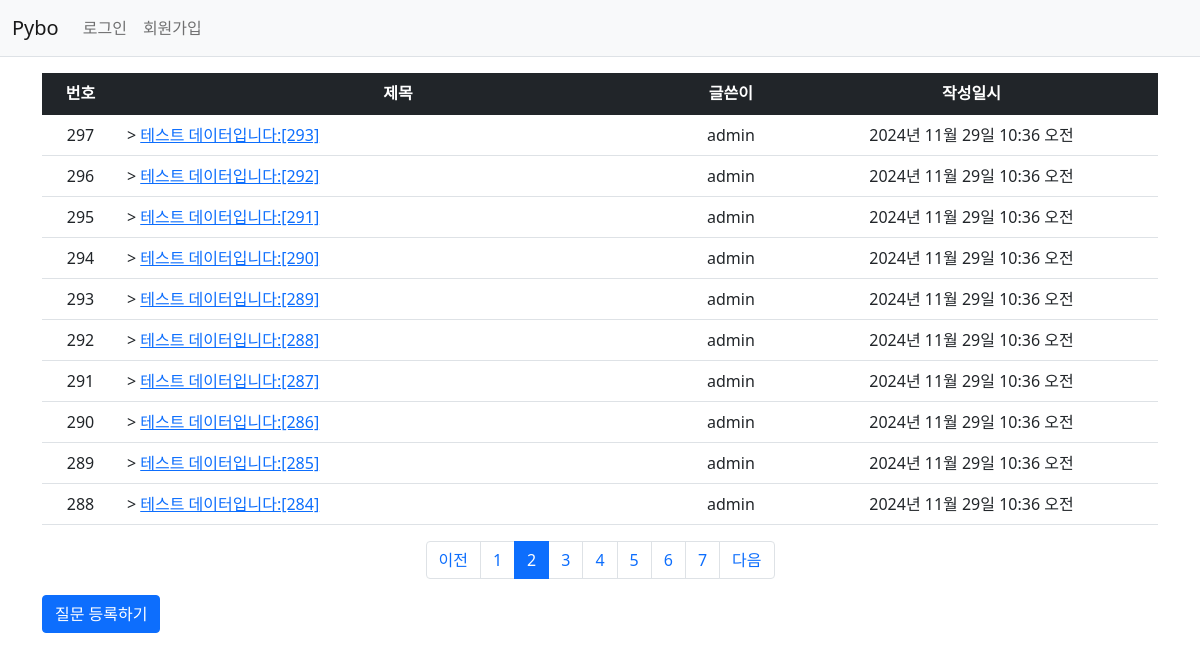
The app's page /pybo2/?page=2 with its own data.
### pybo2/models.py (models this page shows, shortened)
class Question(models.Model):
    author = models.ForeignKey(User, on_delete=models.CASCADE)
    subject = models.CharField(max_length=200)
    content = models.TextField()
    create_date = models.DateTimeField()
    modify_date = models.DateTimeField(null=True, blank=True)

### pybo2/views.py (the view)
# urls.py: path('', views.index, name='index'),  # '/' 에 해당되는 path
def index(request):
    page = request.GET.get('page', '1')  # 페이지
    question_list = Question.objects.order_by('-create_date')
    paginator = Paginator(question_list, 10)  # 페이지당 10개씩 보여주기
    page_obj = paginator.get_page(page)
    context = {'question_list': page_obj}
    return render(request, 'pybo2/question_list.html', context)

### pybo2/templatetags/pybo_filter.py (called while the page is built)
@register.filter
def sub(value, arg):
    return value - arg

### templates/pybo2/question_list.html (shortened to what this page needs)
{% extends 'base.html' %}
{% load pybo_filter %}
{% block content %}
<div class="container my-3">
    <table class="table">
        <thead>
         <tr class="text-center table-dark">
            <th>번호</th>
            <th style="width:50%">제목</th>
            <th>글쓴이</th>
            <th>작성일시</th>
        </tr>
        </thead>
        <tbody>
        {% if question_list %}
        {% for question in question_list %}
        <tr class="text-center">
            <td>
                {{ question_list.paginator.count|sub:question_list.start_index|sub:forloop.counter0|add:1 }}
            </td>
            <td class="text-start">>
                <a href="{% url 'pybo2:detail' question.id %}">{{ question.subject }}</a>
            </td>
            <td>{{ question.author.username }}</td>
            <td>{{ question.create_date }}</td>
        </tr>
        {% endfor %}
        {% else %}
        <tr>
            <td colspan="4">질문이 없습니다.</td>
        </tr>
        {% endif %}
        </tbody>
    </table>
    <ul class="pagination justify-content-center">
        {% if question_list.has_previous %}
        <li class="page-item">
            <a class="page-link" href="?page={{ question_list.previous_page_number }}">이전</a>
        </li>
        {% else %}
        <li class="page-item disabled">
            <a class="page-link" tabindex="-1" aria-disabled="true" href="#">이전</a>
        </li>
        {% endif %}
        {% for page_number in question_list.paginator.page_range %}
        {% if page_number >= question_list.number|add:-5 and page_number <= question_list.number|add:5 %}
        {% if page_number == question_list.number %}
        <li class="page-item active" aria-current="page">
            <a class="page-link" href="?page={{ page_number }}">{{ page_number }}</a>
        </li>
        {% else %}
        <li class="page-item">
            <a class="page-link" href="?page={{ page_number }}">{{ page_number }}</a>
        </li>
        {% endif %}
        {% endif %}
        {% endfor %}
        {% if question_list.has_next %}
        <li class="page-item">
            <a class="page-link" href="?page={{ question_list.next_page_number }}">다음</a>
        </li>
        {% else %}
        <li class="page-item disabled">
            <a class="page-link" tabindex="-1" aria-disabled="true" href="#">다음</a>
        </li>
        {% endif %}
    </ul>
    <a href="{% url 'pybo2:question_create' %}" class="btn btn-primary">질문 등록하기</a>
</div>
{% endblock %}

### records on screen
Question: paginator.count|sub "297", subject "테스트 데이터입니다:[293]", author.username "admin", create_date "2024년 11월 29일 10:36 오전"
Question: paginator.count|sub "296", subject "테스트 데이터입니다:[292]", author.username "admin", create_date "2024년 11월 29일 10:36 오전"
Question: paginator.count|sub "295", subject "테스트 데이터입니다:[291]", author.username "admin", create_date "2024년 11월 29일 10:36 오전"
Question: paginator.count|sub "294", subject "테스트 데이터입니다:[290]", author.username "admin", create_date "2024년 11월 29일 10:36 오전"
Question: paginator.count|sub "293", subject "테스트 데이터입니다:[289]", author.username "admin", create_date "2024년 11월 29일 10:36 오전"
Question: paginator.count|sub "292", subject "테스트 데이터입니다:[288]", author.username "admin", create_date "2024년 11월 29일 10:36 오전"
Question: paginator.count|sub "291", subject "테스트 데이터입니다:[287]", author.username "admin", create_date "2024년 11월 29일 10:36 오전"
Question: paginator.count|sub "290", subject "테스트 데이터입니다:[286]", author.username "admin", create_date "2024년 11월 29일 10:36 오전"
Question: paginator.count|sub "289", subject "테스트 데이터입니다:[285]", author.username "admin", create_date "2024년 11월 29일 10:36 오전"
Question: paginator.count|sub "288", subject "테스트 데이터입니다:[284]", author.username "admin", create_date "2024년 11월 29일 10:36 오전"

### other values on screen
{{ page_number }} "1" "3" "4" "5" "6" "7"
{{ page_number }} "2"
